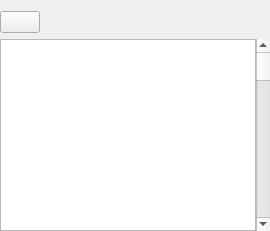
     <widget class="QWidget" name="tab_2">
      <attribute name="icon">
       <iconset theme="network-server">
        <normaloff>../../../../../../../../../../../../../../../../../../../../../../../../../../../../../../../../../../../../../../../../../../../../../../../../../../../../../../../../.designer/backup</normaloff>../../../../../../../../../../../../../../../../../../../../../../../../../../../../../../../../../../../../../../../../../../../../../../../../../../../../../../../../.designer/backup</iconset>
      </attribute>
      <attribute name="title">
       <string>Addresses</string>
      </attribute>
      <layout class="QVBoxLayout" name="verticalLayout_5">
       <property name="leftMargin">
        <number>0</number>
       </property>
       <property name="rightMargin">
        <number>0</number>
       </property>
       <property name="bottomMargin">
        <number>0</number>
       </property>
       <item>
        <layout class="QHBoxLayout" name="addrsToolbar">
         <item>
          <widget class="QPushButton" name="cmdAddrsBack">
           <property name="text">
            <string/>
           </property>
           <property name="icon">
            <iconset theme="go-previous">
             <normaloff>../../../../../../../../../../../../../../../../../../../../../../../../../../../../../../../../../../../../../../../../../../../../../../../../../../../../../../../../../../../../../../../../../../../../../../../../../../.designer/backup</normaloff>../../../../../../../../../../../../../../../../../../../../../../../../../../../../../../../../../../../../../../../../../../../../../../../../../../../../../../../../../../../../../../../../../../../../../../../../../../.designer/backup</iconset>
           </property>
          </widget>
         </item>
         <item>
          <widget class="QLabel" name="addrsLabel">
           <property name="sizePolicy">
            <sizepolicy hsizetype="Expanding" vsizetype="Preferred">
             <horstretch>0</horstretch>
             <verstretch>0</verstretch>
            </sizepolicy>
           </property>
           <property name="text">
            <string/>
           </property>
           <property name="textInteractionFlags">
            <set>Qt::TextInteractionFlag::LinksAccessibleByMouse|Qt::TextInteractionFlag::TextSelectableByKeyboard|Qt::TextInteractionFlag::TextSelectableByMouse</set>
           </property>
          </widget>
         </item>
        </layout>
       </item>
       <item>
        <layout class="QHBoxLayout" name="horizontalLayout_13">
         <property name="spacing">
          <number>0</number>
         </property>
         <item>
          <widget class="GenericTableView" name="addrTable">
           <property name="autoScroll">
            <bool>false</bool>
           </property>
           <property name="selectionBehavior">
            <enum>QAbstractItemView::SelectionBehavior::SelectRows</enum>
           </property>
           <property name="horizontalScrollMode">
            <enum>QAbstractItemView::ScrollMode::ScrollPerPixel</enum>
           </property>
           <property name="showGrid">
            <bool>false</bool>
           </property>
           <property name="sortingEnabled">
            <bool>false</bool>
           </property>
           <property name="cornerButtonEnabled">
            <bool>false</bool>
           </property>
           <attribute name="horizontalHeaderStretchLastSection">
            <bool>true</bool>
           </attribute>
           <attribute name="verticalHeaderStretchLastSection">
            <bool>false</bool>
           </attribute>
          </widget>
         </item>
         <item>
          <widget class="QScrollBar" name="addrsScrollBar">
           <property name="maximum">
            <number>50</number>
           </property>
           <property name="orientation">
            <enum>Qt::Vertical</enum>
           </property>
          </widget>
         </item>
        </layout>
       </item>
      </layout>
     </widget>
